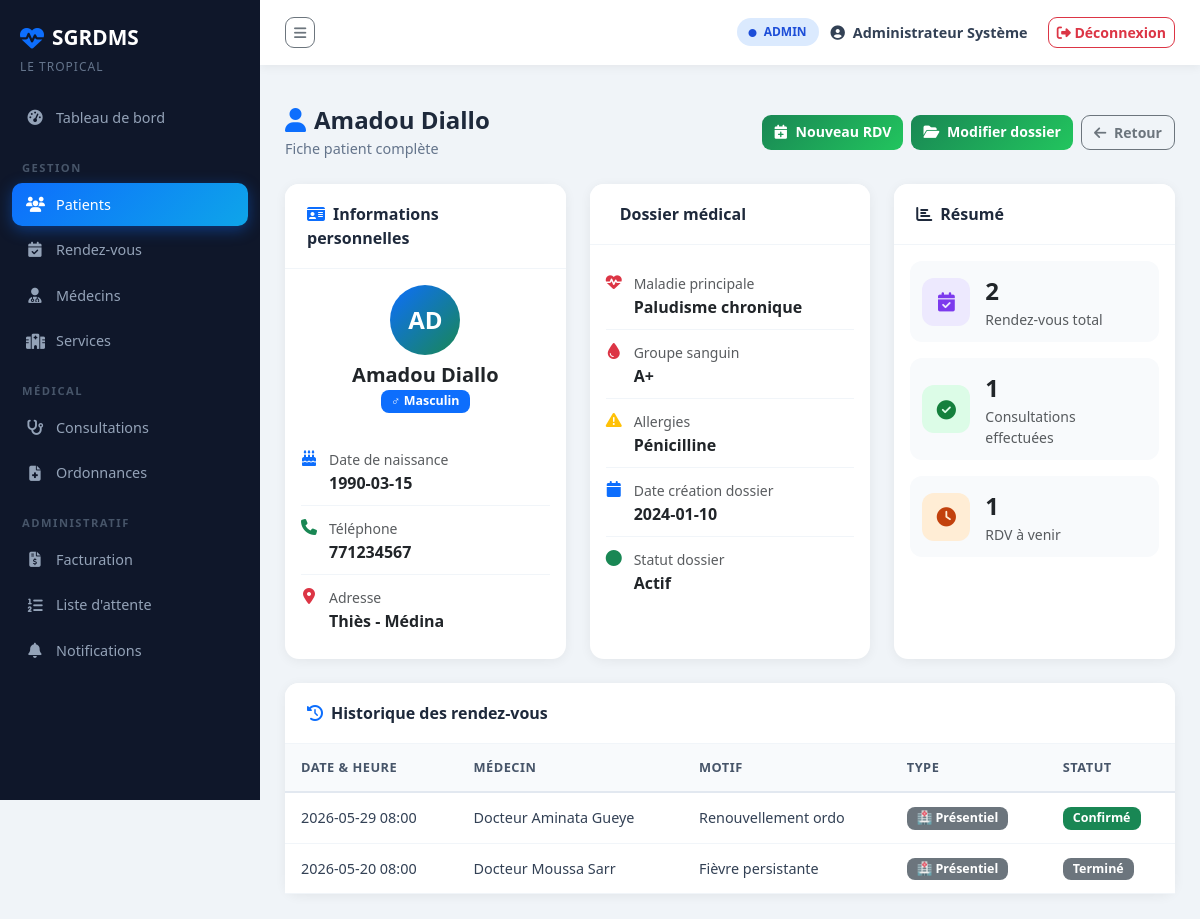
/patients/1 (signed in), run on the app's committed database.
### tables this page shows
CREATE TABLE PATIENT (
    id_patient     INTEGER PRIMARY KEY AUTOINCREMENT,
    prenom         TEXT    NOT NULL,
    nom            TEXT    NOT NULL,
    date_naissance TEXT    NOT NULL,   -- format YYYY-MM-DD
    sexe           TEXT    NOT NULL CHECK(sexe IN ('M', 'F')),
    adresse        TEXT,
    telephone      TEXT
);

CREATE TABLE DOSSIER (
    id_dossier     INTEGER PRIMARY KEY AUTOINCREMENT,
    maladie        TEXT,
    date_creation  TEXT    NOT NULL DEFAULT (DATE('now')),
    allergies      TEXT,
    groupe_sanguin TEXT,
    status         TEXT    NOT NULL DEFAULT 'actif',
    id_patient     INTEGER NOT NULL UNIQUE,   -- 1 dossier par patient
    FOREIGN KEY (id_patient) REFERENCES PATIENT(id_patient)
);

CREATE TABLE RENDEZ_VOUS (
    id_rdv      INTEGER PRIMARY KEY AUTOINCREMENT,
    date_heure  TEXT    NOT NULL,   -- format YYYY-MM-DD HH:MM
    motif       TEXT,
    statut      TEXT    NOT NULL DEFAULT 'en_attente'
                    CHECK(statut IN ('en_attente','confirme','annule','termine')),
    type        TEXT    NOT NULL DEFAULT 'presentiel'
                    CHECK(type IN ('presentiel','teleconsultation')),
    id_patient  INTEGER NOT NULL,
    id_medecin  INTEGER NOT NULL,
    FOREIGN KEY (id_patient) REFERENCES PATIENT(id_patient),
    FOREIGN KEY (id_medecin) REFERENCES MEDECIN(id_medecin)
);

### app.py (the view)
@app.route("/patients/<int:id>")
@login_required
def patient_detail(id):
    conn    = get_db()
    patient = conn.execute("SELECT * FROM PATIENT WHERE id_patient = ?", (id,)).fetchone()
    dossier = conn.execute("SELECT * FROM DOSSIER WHERE id_patient = ?",  (id,)).fetchone()
    rdvs    = conn.execute(
        """SELECT r.*, m.prenom || ' ' || m.nom AS medecin
           FROM RENDEZ_VOUS r
           JOIN MEDECIN m ON r.id_medecin = m.id_medecin
           WHERE r.id_patient = ?
           ORDER BY r.date_heure DESC""", (id,)
    ).fetchall()
    conn.close()
    if not patient:
        flash("Patient introuvable.", "danger")
        return redirect(url_for("patients_liste"))
    return render_template("patients/detail.html", patient=patient, dossier=dossier, rdvs=rdvs)

### app.py (called while the page is built)
def get_db():
    conn = sqlite3.connect(DB_PATH)
    conn.row_factory = sqlite3.Row
    conn.execute("PRAGMA foreign_keys = ON")
    return conn

def login_required(f):
    from functools import wraps
    @wraps(f)
    def decorated(*args, **kwargs):
        if "user" not in session:
            flash("Veuillez vous connecter.", "warning")
            return redirect(url_for("login"))
        return f(*args, **kwargs)
    return decorated

### templates/patients/detail.html (shortened to what this page needs)
{% extends "base.html" %}
{% block content %}
<div class="page-header">
    <div>
        <h2><i class="fas fa-user me-2 text-primary"></i>{{ patient.prenom }} {{ patient.nom }}</h2>
        <p>Fiche patient complète</p>
    </div>
    <div class="d-flex gap-2">
        <a href="{{ url_for('rdv_nouveau') }}?patient={{ patient.id_patient }}"
           class="btn btn-success">
            <i class="fas fa-calendar-plus me-1"></i> Nouveau RDV
        </a>
        <a href="{{ url_for('dossier_modifier', id=patient.id_patient) }}"
   class="btn btn-success">
    <i class="fas fa-folder-open me-1"></i> Modifier dossier
</a>
        <a href="{{ url_for('patients_liste') }}" class="btn btn-outline-secondary">
            <i class="fas fa-arrow-left me-1"></i> Retour
        </a>
    </div>
</div>
<div class="row g-4">
    <div class="col-lg-4">
        <div class="card h-100">
            <div class="card-header">
                <i class="fas fa-id-card me-2 text-primary"></i>Informations personnelles
            </div>
            <div class="card-body">
                <div class="text-center mb-4">
                    <div class="avatar-lg mx-auto mb-2">
                        {{ patient.prenom[0] }}{{ patient.nom[0] }}
                    </div>
                    <h5 class="fw-700 mb-0">{{ patient.prenom }} {{ patient.nom }}</h5>
                    <span class="badge {% if patient.sexe == 'M' %}bg-primary{% else %}bg-danger{% endif %}">
                        {% if patient.sexe == 'M' %}♂ Masculin{% else %}♀ Féminin{% endif %}
                    </span>
                </div>
                <ul class="info-list">
                    <li>
                        <i class="fas fa-birthday-cake text-primary"></i>
                        <div>
                            <small class="text-muted">Date de naissance</small>
                            <div class="fw-600">{{ patient.date_naissance }}</div>
                        </div>
                    </li>
                    <li>
                        <i class="fas fa-phone text-success"></i>
                        <div>
                            <small class="text-muted">Téléphone</small>
                            <div class="fw-600">{{ patient.telephone or '—' }}</div>
                        </div>
                    </li>
                    <li>
                        <i class="fas fa-map-marker-alt text-danger"></i>
                        <div>
                            <small class="text-muted">Adresse</small>
                            <div class="fw-600">{{ patient.adresse or '—' }}</div>
                        </div>
                    </li>
                </ul>
            </div>
        </div>
    </div>
    <div class="col-lg-4">
        <div class="card h-100">
            <div class="card-header">
                Dossier médical
            </div>
            <div class="card-body">
                {% if dossier %}
                <ul class="info-list">
                    <li>
                        <i class="fas fa-heartbeat text-danger"></i>
                        <div>
                            <small class="text-muted">Maladie principale</small>
                            <div class="fw-600">{{ dossier.maladie or 'Aucune' }}</div>
                        </div>
                    </li>
                    <li>
                        <i class="fas fa-tint text-danger"></i>
                        <div>
                            <small class="text-muted">Groupe sanguin</small>
                            <div class="fw-600">{{ dossier.groupe_sanguin or '—' }}</div>
                        </div>
                    </li>
                    <li>
                        <i class="fas fa-exclamation-triangle text-warning"></i>
                        <div>
                            <small class="text-muted">Allergies</small>
                            <div class="fw-600">{{ dossier.allergies or 'Aucune' }}</div>
                        </div>
                    </li>
                    <li>
                        <i class="fas fa-calendar text-primary"></i>
                        <div>
                            <small class="text-muted">Date création dossier</small>
                            <div class="fw-600">{{ dossier.date_creation }}</div>
                        </div>
                    </li>
                    <li>
                        <i class="fas fa-circle text-success"></i>
                        <div>
                            <small class="text-muted">Statut dossier</small>
                            <div class="fw-600">{{ dossier.status | capitalize }}</div>
                        </div>
                    </li>
                </ul>
                {% else %}
                <div class="text-center text-muted py-4">
                    <i class="fas fa-folder-open fa-2x mb-2 d-block"></i>
                    Aucun dossier médical
                </div>
                {% endif %}
            </div>
        </div>
    </div>
    <div class="col-lg-4">
        <div class="card h-100">
            <div class="card-header">
                <i class="fas fa-chart-bar me-2 text-purple"></i>Résumé
            </div>
            <div class="card-body">
                <div class="mini-stat">
                    <div class="mini-stat-icon purple">
                        <i class="fas fa-calendar-check"></i>
                    </div>
                    <div>
                        <div class="fs-4 fw-700">{{ rdvs|length }}</div>
                        <div class="text-muted small">Rendez-vous total</div>
                    </div>
                </div>
                <div class="mini-stat mt-3">
                    <div class="mini-stat-icon green">
                        <i class="fas fa-check-circle"></i>
                    </div>
                    <div>
                        <div class="fs-4 fw-700">
                            {{ rdvs | selectattr('statut', 'equalto', 'termine') | list | length }}
                        </div>
                        <div class="text-muted small">Consultations effectuées</div>
                    </div>
                </div>
                <div class="mini-stat mt-3">
                    <div class="mini-stat-icon orange">
                        <i class="fas fa-clock"></i>
                    </div>
                    <div>
                        <div class="fs-4 fw-700">
                            {{ rdvs | selectattr('statut', 'equalto', 'confirme') | list | length }}
                        </div>
                        <div class="text-muted small">RDV à venir</div>
                    </div>
                </div>
            </div>
        </div>
    </div>
    <div class="col-12">
        <div class="card">
            <div class="card-header">
                <i class="fas fa-history me-2 text-primary"></i>Historique des rendez-vous
            </div>
            <div class="card-body p-0">
                <div class="table-responsive">
                    <table class="table">
                        <thead>
                            <tr>
                                <th>Date & Heure</th>
                                <th>Médecin</th>
                                <th>Motif</th>
                                <th>Type</th>
                                <th>Statut</th>
                            </tr>
                        </thead>
                        <tbody>
                            {% for rdv in rdvs %}
                            <tr>
                                <td>{{ rdv.date_heure }}</td>
                                <td>{{ rdv.medecin }}</td>
                                <td>{{ rdv.motif or '—' }}</td>
                                <td>
                                    {% if rdv.type == 'teleconsultation' %}
                                        <span class="badge bg-info">📹 Télé</span>
                                    {% else %}
                                        <span class="badge bg-secondary">🏥 Présentiel</span>
                                    {% endif %}
                                </td>
                                <td>
                                    {% if rdv.statut == 'confirme' %}
                                        <span class="badge bg-success">Confirmé</span>
                                    {% elif rdv.statut == 'en_attente' %}
                                        <span class="badge bg-warning text-dark">En attente</span>
                                    {% elif rdv.statut == 'annule' %}
                                        <span class="badge bg-danger">Annulé</span>
                                    {% else %}
                                        <span class="badge bg-secondary">Terminé</span>
                                    {% endif %}
                                </td>
                            </tr>
                            {% else %}
                            <tr>
                                <td colspan="5" class="text-center text-muted py-4">
                                    Aucun rendez-vous
                                </td>
                            </tr>
                            {% endfor %}
                        </tbody>
                    </table>
                </div>
            </div>
        </div>
    </div>
</div>
{% endblock %}

### static/css/style.css (style rules this page uses)
:root { --primary: #0d6efd; --success: #198754; --sidebar-w: 260px; --topbar-h: 65px; --bg: #f0f4f8; --sidebar-bg: #0f172a; --card-radius: 14px; }
* { box-sizing: border-box; }
body { font-family: 'Segoe UI', sans-serif; background: var(--bg); margin: 0; overflow-x: hidden; }
.page-header { display: flex; align-items: center; justify-content: space-between; margin-bottom: 25px; }
.page-header h2 { font-size: 1.5rem; font-weight: 700; color: #1e293b; margin: 0; }
.page-header p { color: #64748b; margin: 3px 0 0; font-size: 0.9rem; }
.card { border: none; border-radius: var(--card-radius); box-shadow: 0 2px 12px rgba(0,0,0,0.06); }
.card-header { background: white; border-bottom: 1px solid #f1f5f9; border-radius: var(--card-radius) var(--card-radius) 0 0 !important; padding: 18px 22px; font-weight: 700; color: #1e293b; }
.table { margin: 0; }
.table thead th { background: #f8fafc; color: #475569; font-size: 0.8rem; font-weight: 700; text-transform: uppercase; letter-spacing: 0.5px; border-bottom: 2px solid #e2e8f0; padding: 14px 16px; }
.table tbody td { padding: 13px 16px; vertical-align: middle; color: #334155; font-size: 0.9rem; border-bottom: 1px solid #f1f5f9; }
.badge { border-radius: 8px; padding: 5px 10px; font-size: 0.78rem; font-weight: 600; }
.btn { border-radius: 9px; font-weight: 600; font-size: 0.88rem; }
.btn-success { background: linear-gradient(135deg, #198754, #22c55e); border: none; }

### templates/patients/detail.html (style rules this page uses)
.avatar-lg { width: 70px; height: 70px; background: linear-gradient(135deg, #0d6efd, #198754); border-radius: 50%; display: flex; align-items: center; justify-content: center; color: white; font-size: 1.5rem; font-weight: 700; }
.info-list { list-style: none; padding: 0; margin: 0; }
.info-list li { display: flex; align-items: flex-start; gap: 12px; padding: 10px 0; border-bottom: 1px solid #f1f5f9; }
.info-list li:last-child { border-bottom: none; }
.info-list li i { margin-top: 3px; width: 16px; text-align: center; }
.fw-600 { font-weight: 600; }
.fw-700 { font-weight: 700; }
.mini-stat { display: flex; align-items: center; gap: 15px; padding: 12px; background: #f8fafc; border-radius: 12px; }
.mini-stat-icon { width: 48px; height: 48px; border-radius: 12px; display: flex; align-items: center; justify-content: center; font-size: 1.2rem; flex-shrink: 0; }
.mini-stat-icon.purple { background: #ede9fe; color: #7c3aed; }
.mini-stat-icon.green { background: #dcfce7; color: #15803d; }
.mini-stat-icon.orange { background: #ffedd5; color: #c2410c; }

### data on the page
PATIENT: prenom "Amadou", nom "Diallo", prenom "A", nom "D", date_naissance "1990-03-15", telephone "771234567", adresse "Thiès - Médina"
DOSSIER: maladie "Paludisme chronique", groupe_sanguin "A+", allergies "Pénicilline", date_creation "2024-01-10", status "Actif"
RENDEZ_VOUS: date_heure "2026-05-29 08:00", medecin "Docteur Aminata Gueye", motif "Renouvellement ordo", type "🏥 Présentiel", statut "Confirmé"
RENDEZ_VOUS: date_heure "2026-05-20 08:00", medecin "Docteur Moussa Sarr", motif "Fièvre persistante", type "🏥 Présentiel", statut "Terminé"

### other printed values
{{ session.role | upper }} "ADMIN"
{{ session.nom }} "Administrateur Système"
{{ rdvs|length }} "2"
{{ rdvs | selectattr('statut', 'equalto', 'termine') | list | length }} "1"
{{ rdvs | selectattr('statut', 'equalto', 'confirme') | list | length }} "1"
